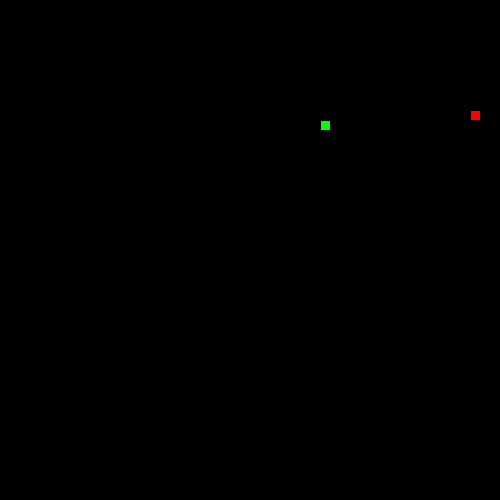
Frame 1 (no input)
Frame 60 (the mouse pressed at the canvas centre just before this capture): identical to frame 1, image omitted
Frame 120 (the mouse held since frame 60 and released just before this capture): identical to frame 1, image omitted

The Processing sketch that drew this single still picture (run headless with seeded random() and noise(); from frame 60 on, the mouse is pressed at the canvas centre):

// Processing sketch: LeagueSnake_pde
// ── LeagueSnake_pde.pde
//*
// ***** SEGMENT CLASS *****
// This class will be used to represent each part of the moving snake.
//*

class Segment {

//Add x and y member variables. They will hold the corner location of each segment of the snake.
int x; 
int y;

// Add a constructor with parameters to initialize each variable.
Segment(int x, int y){
  this.x = x;
  this.y = y;


}
}

//*
// ***** GAME VARIABLES *****
// All the game variables that will be shared by the game methods are here
//*

int direction = 0;
int foodEaten= 0;
Segment head;
int foodX;
int foodY;
ArrayList<Segment> tail = new ArrayList<Segment>();



//*
// ***** SETUP METHODS *****
// These methods are called at the start of the game.
//*

void setup() {
  size(500,500);
  head = new Segment((int)random(50)*10,(int)random(50)*10);
  frameRate(20);
  dropFood();
}

void dropFood() {
  //Set the food in a new random location
    foodX = ((int)random(50)*10);
    foodY = ((int)random(50)*10);

}



//*
// ***** DRAW METHODS *****
// These methods are used to draw the snake and its food 
//*

void draw() {
  background (0,0,0);
  drawFood();
   drawSnake();
  checkBoundaries();
  move();
 
  eat();
  manageTail();
}

void drawFood() {
  //Draw the food
  fill(255,0,0);
  rect(foodX, foodY,10,10);
  
}

void drawSnake() {
    fill(0,255,0);
  rect(head.x, head.y, 10, 10);

  //Draw the head of the snake followed by its tail
}


//*
// ***** TAIL MANAGEMENT METHOsDS *****
// These methods make sure the tail is the correct length.
//*

void drawTail() {
  //Draw each segment of the tail 
 fill(0,255,0);
for (Segment s: tail){
rect(s.x, s.y, 10, 10);  
}
}

void manageTail() {
  //After drawing the tail, add a new segment at the "start" of the tail and remove the one at the "end" 
  //This produces the illusion of the snake tail moving.
  checkTailCollision();
  drawTail();
  tail.add(new Segment(head.x, head.y));
  tail.remove(0);
}

void checkTailCollision() {
  //If the snake crosses its own tail, shrink the tail back to one segment
  for(Segment s: tail){
    
  if(head.x==s.x || head.y==s.y){
    foodEaten = 0;
    tail = new ArrayList<Segment>();
     tail.add(new Segment(head.x, head.y));
     break;
}
  }

}



//*
// ***** CONTROL METHODS *****
// These methods are used to change what is happening to the snake
//*

void keyPressed() {
  //Set the direction of the snake according to the arrow keys pressed
  if (key == CODED) {
    print(keyCode);
    if (keyCode == UP && direction !=DOWN) {
      direction=UP;
      print("up");
      
      
    } else if (keyCode == DOWN && direction !=UP) {
      direction =DOWN ;
       print("down");
    } 
    else if (keyCode == RIGHT && direction !=LEFT) {
      direction =RIGHT;
   print("right");  
  } 
    else if (keyCode == LEFT && direction !=RIGHT) {
      direction =LEFT;
    
   print("left");} 
  }
}

void move() {
  //Change the location of the Snake head based on the direction it is moving.
        switch(direction)
      {
   case UP:
     head.y-=10;
     break;
   case DOWN:
     head.y+=10;
     break;
   case RIGHT:
     head.x+=10;
     break;
   case LEFT:
     head.x-=10;
     break;
      }
    /*
  switch(direction) {
  case UP:
    // move head up here 
    break;
  case DOWN:
    // move head down here 
    break;
  case LEFT:
   // figure it out 
    break;
  case RIGHT:
    // mystery code goes here 
    break;
  }
  */
}

void checkBoundaries() {
 //If the snake leaves the frame, make it reappear on the other side
 if (head.x>width){
   head.x=0;
 }
  if (head.x<0){
   head.x=width;
 }
  if (head.y>height){
   head.y=0;
 }
  if (head.y<0){
   head.y=height;
 }
}



void eat() {
  //When the snake eats the food, its tail should grow and more food appear
if(foodX==head.x && foodY==head.y){
  foodEaten= foodEaten+1;
  tail.add(new Segment(head.x,head.y));
 dropFood(); 
 print("eat");

}
}
